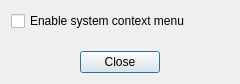
<?xml version="1.0" encoding="UTF-8"?>
<ui version="4.0">
 <class>SettingsDialog</class>
 <widget class="QDialog" name="SettingsDialog">
  <property name="geometry">
   <rect>
    <x>0</x>
    <y>0</y>
    <width>240</width>
    <height>84</height>
   </rect>
  </property>
  <property name="windowTitle">
   <string>Dialog</string>
  </property>
  <layout class="QVBoxLayout" name="verticalLayout">
   <item>
    <widget class="QCheckBox" name="enableSystemContextMenuCheckBox">
     <property name="text">
      <string>Enable system context menu</string>
     </property>
    </widget>
   </item>
   <item>
    <spacer name="verticalSpacer">
     <property name="orientation">
      <enum>Qt::Vertical</enum>
     </property>
     <property name="sizeHint" stdset="0">
      <size>
       <width>20</width>
       <height>40</height>
      </size>
     </property>
    </spacer>
   </item>
   <item>
    <layout class="QHBoxLayout" name="horizontalLayout">
     <item>
      <widget class="QPushButton" name="closeButton">
       <property name="sizePolicy">
        <sizepolicy hsizetype="Fixed" vsizetype="Fixed">
         <horstretch>0</horstretch>
         <verstretch>0</verstretch>
        </sizepolicy>
       </property>
       <property name="text">
        <string>Close</string>
       </property>
      </widget>
     </item>
    </layout>
   </item>
  </layout>
 </widget>
 <resources/>
 <connections>
  <connection>
   <sender>closeButton</sender>
   <signal>clicked()</signal>
   <receiver>SettingsDialog</receiver>
   <slot>accept()</slot>
   <hints>
    <hint type="sourcelabel">
     <x>119</x>
     <y>60</y>
    </hint>
    <hint type="destinationlabel">
     <x>119</x>
     <y>41</y>
    </hint>
   </hints>
  </connection>
 </connections>
</ui>
